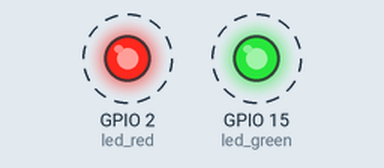
This sketch was run on a simulated ESP32. Shown: output pins drawn as LEDs (lit = HIGH). Dashed ring = blinking. WiFi joins after 1.5 s; servers stay silent unless stated; what the sketch prints to the serial monitor is not drawn.

Above: at 0.2 s.
Timing chart, 0 to 3.5 s (numbered marks = the images above):
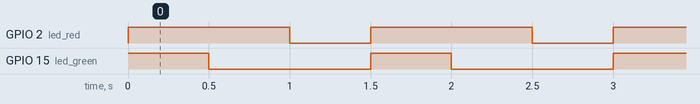

The sketch:

anothertest.ino
```cpp
#include <WiFi.h>


#define CONNECTION_PING_DELAY 200
#define WIFI_TRY_DELAY 500

const char *ssid = "pjrWifi";
const char *password = "SimplePass01";
const uint16_t port = 8002;
const char *host = "192.168.187.144";

const int led_red = 2; // misc
const int led_green = 15;

WiFiClient client;

QueueHandle_t queue;

// Dirty loop with delays, YUCK!
void loop1(void *pvParameters)
{
  while (1)
  {
    digitalWrite(led_green, HIGH);
    digitalWrite(led_red, HIGH);
    delay(500);
    digitalWrite(led_green, LOW);
    delay(500);
    digitalWrite(led_red, LOW);
    Serial.println(millis());

    int element;

    if (xQueueReceive(queue, &element, 0) == pdTRUE) {
      Serial.print(millis());
      Serial.print(" RECV FROM QUEUE: ");
      Serial.println(element);
    }
    delay(500);
  }
}


void loop2(void *pvParameters)
{
    // setting up wifi
    WiFi.begin(ssid, password);
    while (WiFi.status() != WL_CONNECTED)
    {
        delay(WIFI_TRY_DELAY);
        Serial.println("...");
        Serial.println(ssid);
    }

    Serial.print("WiFi connected with IP: ");
    Serial.println(WiFi.localIP());

    do
    {
        Serial.println("Connection to host failed");
        digitalWrite(led_red, HIGH);
        delay(CONNECTION_PING_DELAY);
    } while (!client.connect(host, port));

    client.print("ACK_REQ_FROM_ROBOT"); // Send an acknowledgement to host(laptop)

    while (1) {
      int i = 1023;
      String clientRead = client.readStringUntil('\n'); // 1 second time out delay
      // Serial.println(clientRead);
      if (clientRead.length() != 0) {
        if (clientRead.startsWith("STOP")) {
          if (xQueueSend(queue, &i, 0) == pdTRUE) {
            Serial.print(millis());
            Serial.println(" SENT TO QUEUE");
          }
        }
      }
    }
}

void setup()
{
  Serial.begin(115200);
  pinMode(led_red, OUTPUT);
  pinMode(led_green, OUTPUT);

  queue = xQueueCreate( 10, sizeof( int ) );

  if(queue == NULL){
    Serial.println("Error creating the queue");
  }

  // Here we create what is normally a timer thing
  // Note the last argument, this is the Core of the ESP it will run on!
  xTaskCreatePinnedToCore(loop1, "loop1", 10000, NULL, 1, NULL, 0);
  xTaskCreatePinnedToCore(loop2, "loop2", 10000, NULL, 1, NULL, 1);
}

void loop()
{
// And an emtpy loop!
}
```

Measured:
- by itself, GPIO 2 (led_red): alternates HIGH for 1.0 s and LOW for 0.50 s
- by itself, GPIO 15 (led_green): alternates HIGH for 0.50 s and LOW for 1.0 s
- by itself, everything shown: repeats every 1.5 s, in 3 steps
